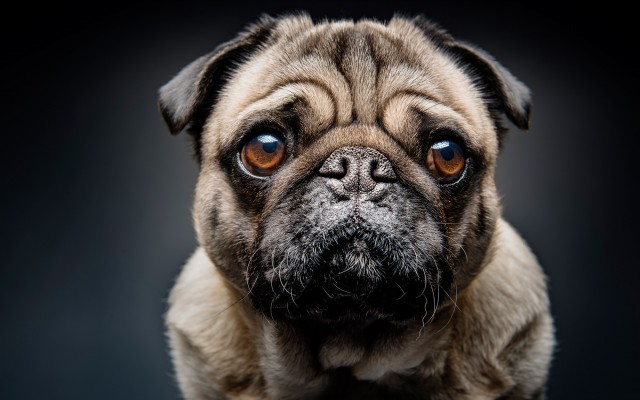
#> input picture CuteDog.jpg, 640 x 400 px
$ jupyter execute OpenCV_1.ipynb   (shell and % lines are left out)   (older library calls are emulated)
#> lines starting #> are read from the running program, lines starting #| are printed output that depends on the picture; after the words box and inside, x2 and y2 are one past the last pixel; in counts of white or black regions, pixels touching at a corner belong together
[cell 1]
import cv2
import numpy as np
import matplotlib.pyplot as plt
import warnings
warnings.filterwarnings("ignore")

[cell 2]
plt.figure(figsize=(5,3))
img = plt.imread('CuteDog.jpg')
#> img is the input picture: shape (400, 640, 3); mean R, G, B 58.7, 55.5, 54.3
plt.imshow(img)
plt.grid(False)
plt.show()

[cell 3]
img.shape
#> Out = (400, 640, 3)

[cell 4]
def catImageshow(imageTitle,image):
#> called with imageTitle = 'Original Image'
    color_convert = cv2.cvtColor(image,cv2.COLOR_BGR2RGB)
    plt.figure(figsize=(5,3))
    plt.imshow(color_convert)
    plt.title(imageTitle)
    plt.show()
catImageshow("Original Image",img)

# Gray

[cell 5]
gray = cv2.cvtColor(img,cv2.COLOR_RGB2GRAY)

[cell 6]
gray.shape
#> Out = (400, 640)

[cell 7]
catImageshow("Gray Image",gray)

[cell 8]
gradientX = cv2.Sobel(gray,ddepth = cv2.CV_32F,dx=1,dy=0,ksize = 3)
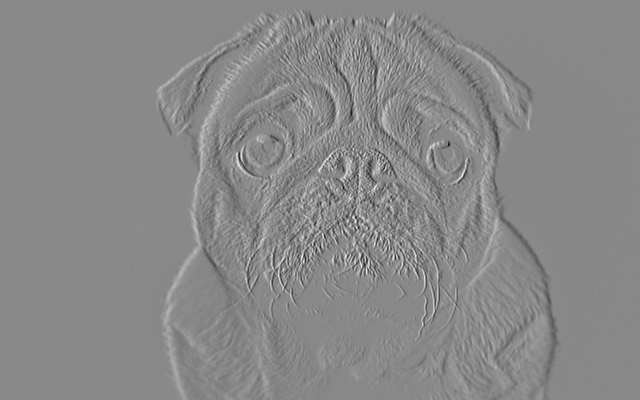
#> gradientX: shape (400, 640) float32; min -711, max 615, mean -0.1; drawn with min black and max white
gradientY = cv2.Sobel(gray,ddepth = cv2.CV_32F,dx=0,dy=1,ksize=3)
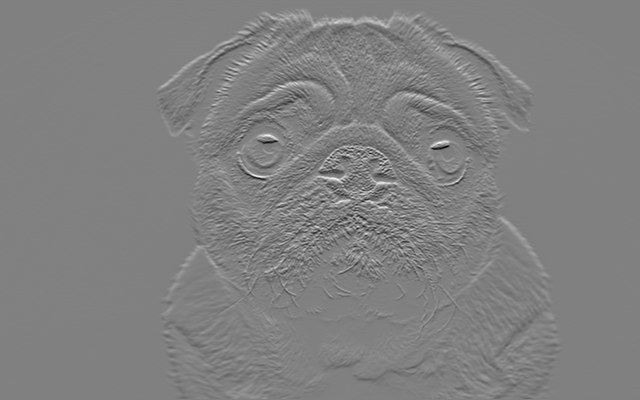
#> gradientY: shape (400, 640) float32; min -759, max 745, mean 0.7; drawn with min black and max white

[cell 9]
catImageshow("GradientX",gradientX)
#> call 3 of catImageshow, with imageTitle = 'GradientX'
#> in catImageshow (call 3), `plt.show()`:
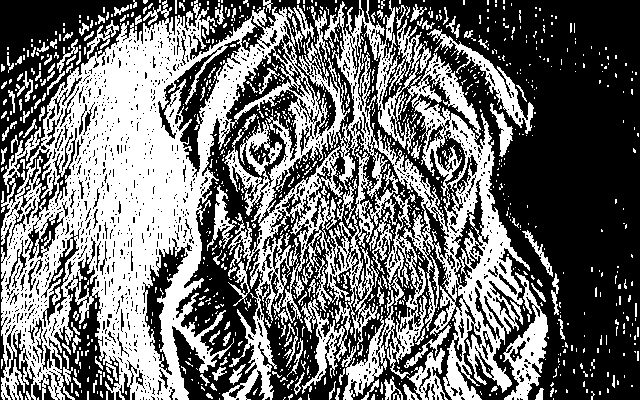
#> shown: shape (400, 640, 3) float32; values 0 (black) and 1 (white), 43.8% white; 1067 white regions (910 under 20 px), largest, box (x1, y1, x2, y2) and area: (1, 0, 530, 400) 92531, (503, 272, 548, 400) 2140, (427, 29, 534, 134) 1664

[cell 10]
catImageshow("GradientY Image",gradientY)
#> call 4 of catImageshow, with imageTitle = 'GradientY Image'
#> in catImageshow (call 4), `plt.show()`:
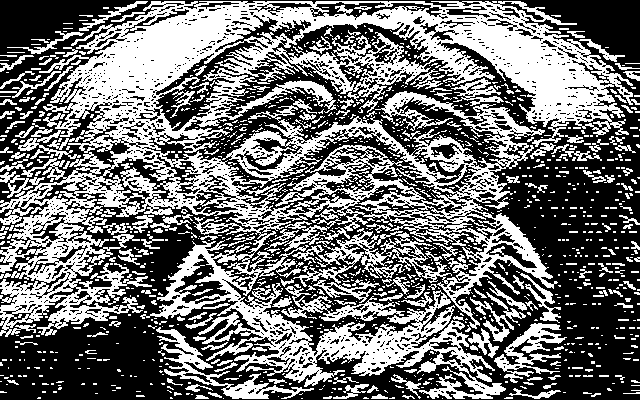
#> shown: shape (400, 640, 3) float32; values 0 (black) and 1 (white), 44.6% white; 1245 white regions (1025 under 20 px), largest, box (x1, y1, x2, y2) and area: (0, 1, 640, 399) 89263, (156, 327, 314, 399) 1985, (494, 323, 567, 383) 1480

# Masking

[cell 11]
img.shape
#> Out = (400, 640, 3)

[cell 12]
img.shape[:2]
#> Out = (400, 640)

[cell 13]
mask = np.zeros(img.shape[:2],dtype="uint8")

[cell 14]
mask

[cell 15]
cv2.rectangle(mask,(100, 500), (150, 100), 0)
#> mask: shape (400, 640); every value is 0
catImageshow("Mask Image",mask)
#> in catImageshow (call 5), `color_convert = cv2.cvtColor(image,cv2.COLOR_BGR2RGB)`: color_convert: shape (400, 640, 3); every value is 0

# Bit_Mask

[cell 16]
cv2.circle(mask, (350, 200), 140, 250, -1)
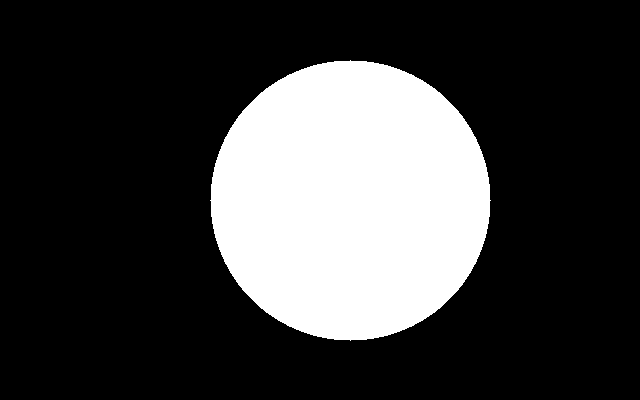
#> mask: shape (400, 640); values 0 (black) and 250 (white), 24% white; 1 white region, box (x1, y1, x2, y2) and area: (210, 60, 491, 341) 61529
bit_mask = cv2.bitwise_and(img,img,mask = mask)
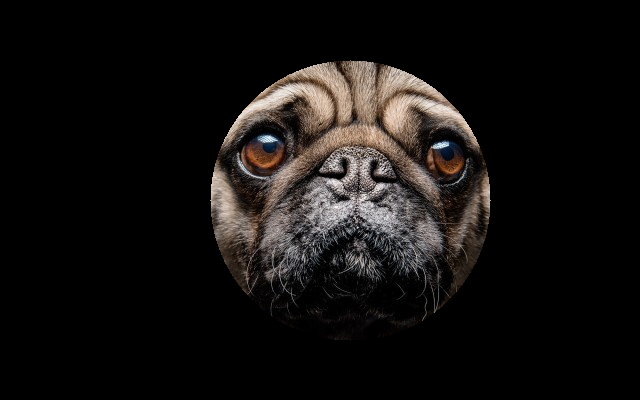
#> bit_mask: shape (400, 640, 3); mean R, G, B 19.9, 17.5, 16.2
catImageshow("Mask Image",mask)
catImageshow("Bit_mask Image",bit_mask)

# Image Scalling

[cell 17]
img.shape
#> Out = (400, 640, 3)

[cell 18]
img/255

[cell 19]
img.shape
#> Out = (400, 640, 3)

# Resize Image

[cell 20]
customsizeH = 120/img.shape[0]

[cell 21]
customsizeW = 120/img.shape[1]

[cell 22]
customsizeW

[cell 23]
customsizeH

[cell 24]
imgDimension = (120,int(img.shape[0]*customsizeW))

[cell 25]
imgDimension

[cell 26]
img.shape

[cell 27]
resizeImage = cv2.resize(img,imgDimension,interpolation = cv2.INTER_AREA)
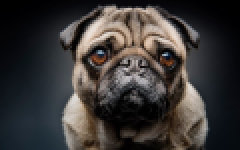
#> resizeImage: shape (75, 120, 3) (shown 2 times larger); mean R, G, B 58.7, 55.5, 54.3
catImageshow("Resize Image",resizeImage)

[cell 28]
resizeImage.shape

# Rotate Image

[cell 29]
(imageH,imageW) = img.shape[:2]

[cell 30]
imageH

[cell 31]
imageW

[cell 32]
(centerX,centerY) = (imageH//2,imageW//2)

[cell 33]
centerX

[cell 34]
centerY

[cell 35]
imageRorate = cv2.getRotationMatrix2D((centerX,centerY),45,1.0)
rotateNow = cv2.warpAffine(img,imageRorate,(imageH,imageW))
catImageshow("Rotate 45 Degree",rotateNow)

[cell 36]
imageRorate = cv2.getRotationMatrix2D((centerX,centerY),90,1.0)
rotateNow = cv2.warpAffine(img,imageRorate,(imageH,imageW))
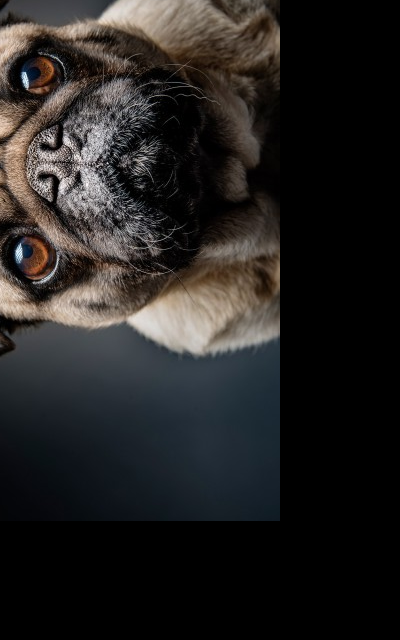
#> rotateNow: shape (640, 400, 3); mean R, G, B 36.4, 34.5, 33.5
catImageshow("Rotate 90 Degree",rotateNow)

[cell 37]
imageRorate = cv2.getRotationMatrix2D((centerX,centerY),120,1.0)
rotateNow = cv2.warpAffine(img,imageRorate,(imageH,imageW))
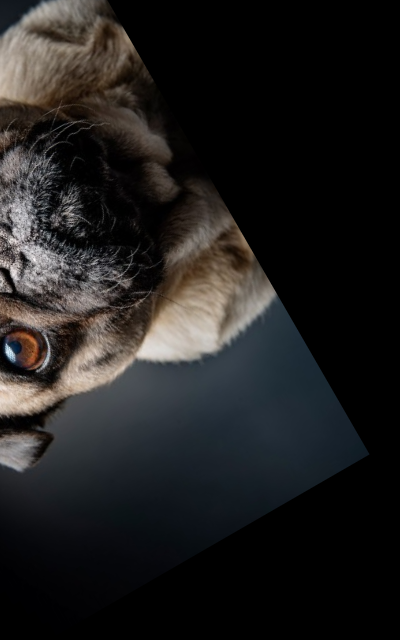
#> rotateNow: shape (640, 400, 3); mean R, G, B 32, 31, 30.6
catImageshow("Rotate 120 Degree",rotateNow)

[cell 38]
imageRorate = cv2.getRotationMatrix2D((centerX,centerY),180,1.0)
rotateNow = cv2.warpAffine(img,imageRorate,(imageH,imageW))
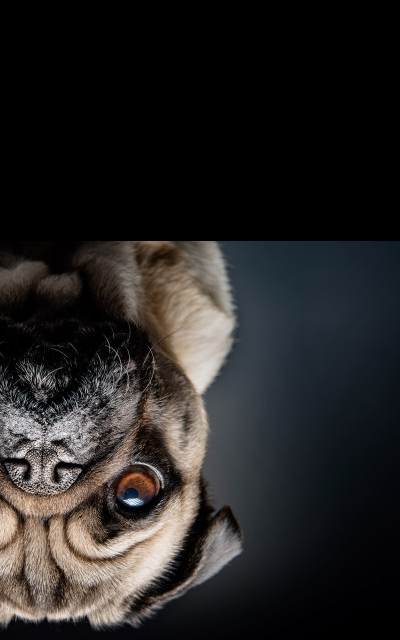
#> rotateNow: shape (640, 400, 3); mean R, G, B 38.8, 36.9, 36.3
catImageshow("Rotate 180 Degree",rotateNow)
